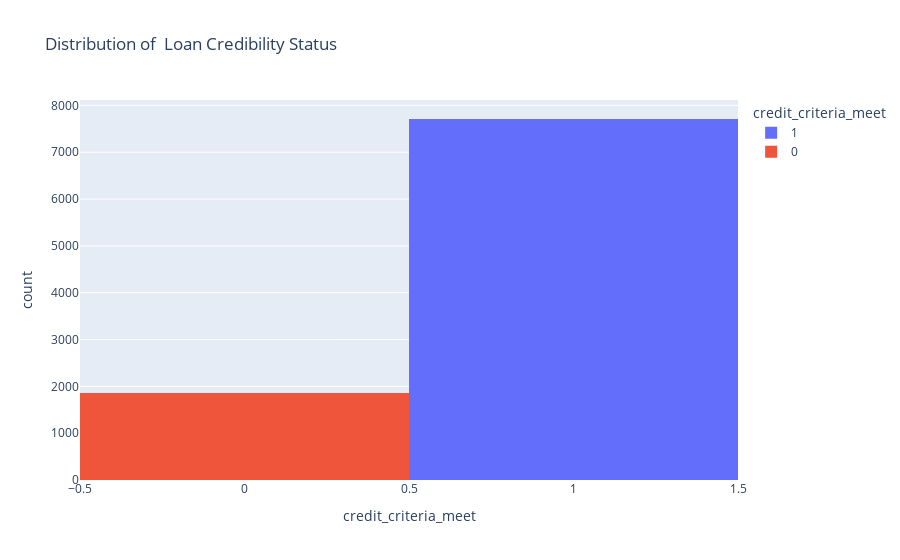

Here is the notebook cell this chart was saved with:
### Code cell
import plotly.express as px
import matplotlib.pyplot as plt

fig = px.histogram(df, x = 'credit_criteria_meet', color = 'credit_criteria_meet', title= 'Distribution of  Loan Credibility Status')
fig.show()

### Figure 1 — Plotly figure (JSON) as saved in the notebook; plotly's stock layout.template omitted (floating-point values rounded to 4 significant figures; data arrays with more than 128 entries replaced by an {"elided": "..."} marker saying what was removed)
{"data": [{"alignmentgroup": "True", "bingroup": "x", "hovertemplate": "credit_criteria_meet=%{x}<br>count=%{y}<extra></extra>", "legendgroup": "1", "marker": {"color": "#636efa", "pattern": {"shape": ""}}, "name": "1", "offsetgroup": "1", "orientation": "v", "showlegend": true, "type": "histogram", "x": {"elided": "7710 int values"}, "xaxis": "x", "yaxis": "y"}, {"alignmentgroup": "True", "bingroup": "x", "hovertemplate": "credit_criteria_meet=%{x}<br>count=%{y}<extra></extra>", "legendgroup": "0", "marker": {"color": "#EF553B", "pattern": {"shape": ""}}, "name": "0", "offsetgroup": "0", "orientation": "v", "showlegend": true, "type": "histogram", "x": {"elided": "1868 int values"}, "xaxis": "x", "yaxis": "y"}], "layout": {"barmode": "relative", "legend": {"title": {"text": "credit_criteria_meet"}, "tracegroupgap": 0}, "title": {"text": "Distribution of  Loan Credibility Status"}, "xaxis": {"anchor": "y", "categoryarray": [1, 0], "categoryorder": "array", "domain": [0, 1], "title": {"text": "credit_criteria_meet"}}, "yaxis": {"anchor": "x", "domain": [0, 1], "title": {"text": "count"}}}}
